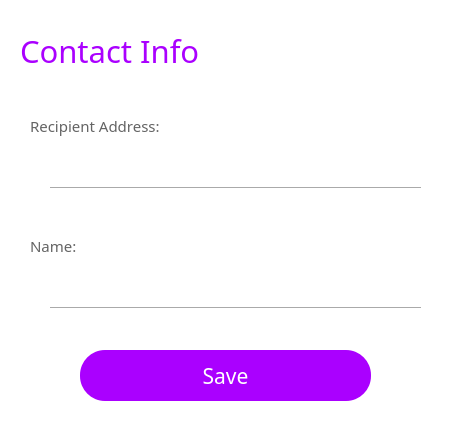
<?xml version="1.0" encoding="UTF-8"?>
<ui version="4.0">
 <class>ConInfoForm</class>
 <widget class="QWidget" name="ConInfoForm">
  <property name="geometry">
   <rect>
    <x>0</x>
    <y>0</y>
    <width>457</width>
    <height>424</height>
   </rect>
  </property>
  <property name="windowTitle">
   <string>Form</string>
  </property>
  <property name="styleSheet">
   <string notr="true">background-color: rgb(255, 255, 255);</string>
  </property>
  <widget class="QLabel" name="label_15">
   <property name="geometry">
    <rect>
     <x>20</x>
     <y>30</y>
     <width>201</width>
     <height>41</height>
    </rect>
   </property>
   <property name="font">
    <font>
     <family>微软雅黑</family>
     <pointsize>23</pointsize>
     <weight>50</weight>
     <bold>false</bold>
    </font>
   </property>
   <property name="styleSheet">
    <string notr="true">color: rgb(170, 0, 255);</string>
   </property>
   <property name="text">
    <string>Contact Info</string>
   </property>
  </widget>
  <widget class="QLabel" name="label_51">
   <property name="geometry">
    <rect>
     <x>30</x>
     <y>230</y>
     <width>91</width>
     <height>31</height>
    </rect>
   </property>
   <property name="font">
    <font>
     <family>微软雅黑</family>
     <pointsize>11</pointsize>
    </font>
   </property>
   <property name="styleSheet">
    <string notr="true">color: rgb(100, 100, 100);</string>
   </property>
   <property name="text">
    <string>Name:</string>
   </property>
  </widget>
  <widget class="Line" name="line_38">
   <property name="geometry">
    <rect>
     <x>50</x>
     <y>180</y>
     <width>371</width>
     <height>16</height>
    </rect>
   </property>
   <property name="orientation">
    <enum>Qt::Horizontal</enum>
   </property>
  </widget>
  <widget class="QLineEdit" name="lineEdit_7">
   <property name="geometry">
    <rect>
     <x>50</x>
     <y>270</y>
     <width>371</width>
     <height>31</height>
    </rect>
   </property>
   <property name="font">
    <font>
     <family>等线</family>
     <pointsize>10</pointsize>
    </font>
   </property>
   <property name="toolTip">
    <string/>
   </property>
   <property name="statusTip">
    <string/>
   </property>
   <property name="whatsThis">
    <string/>
   </property>
   <property name="accessibleName">
    <string/>
   </property>
   <property name="accessibleDescription">
    <string/>
   </property>
   <property name="styleSheet">
    <string notr="true">
QLineEdit[echoMode=&quot;2&quot;] {
    lineedit-password-character:42;
}
</string>
   </property>
   <property name="frame">
    <bool>false</bool>
   </property>
   <property name="echoMode">
    <enum>QLineEdit::Normal</enum>
   </property>
   <property name="placeholderText">
    <string/>
   </property>
  </widget>
  <widget class="QLabel" name="label_52">
   <property name="geometry">
    <rect>
     <x>30</x>
     <y>110</y>
     <width>151</width>
     <height>31</height>
    </rect>
   </property>
   <property name="font">
    <font>
     <family>微软雅黑</family>
     <pointsize>11</pointsize>
    </font>
   </property>
   <property name="styleSheet">
    <string notr="true">color: rgb(100, 100, 100);</string>
   </property>
   <property name="text">
    <string>Recipient Address:</string>
   </property>
  </widget>
  <widget class="QPushButton" name="closeenterpsw">
   <property name="geometry">
    <rect>
     <x>410</x>
     <y>0</y>
     <width>41</width>
     <height>31</height>
    </rect>
   </property>
   <property name="text">
    <string/>
   </property>
   <property name="icon">
    <iconset>
     <normaloff>pic/close.png</normaloff>pic/close.png</iconset>
   </property>
   <property name="flat">
    <bool>true</bool>
   </property>
  </widget>
  <widget class="QLineEdit" name="lineEdit_6">
   <property name="geometry">
    <rect>
     <x>50</x>
     <y>150</y>
     <width>371</width>
     <height>31</height>
    </rect>
   </property>
   <property name="font">
    <font>
     <family>等线</family>
     <pointsize>10</pointsize>
    </font>
   </property>
   <property name="toolTip">
    <string/>
   </property>
   <property name="statusTip">
    <string/>
   </property>
   <property name="whatsThis">
    <string/>
   </property>
   <property name="accessibleName">
    <string/>
   </property>
   <property name="accessibleDescription">
    <string/>
   </property>
   <property name="styleSheet">
    <string notr="true">
QLineEdit[echoMode=&quot;2&quot;] {
    lineedit-password-character:42;
}
</string>
   </property>
   <property name="frame">
    <bool>false</bool>
   </property>
   <property name="echoMode">
    <enum>QLineEdit::Normal</enum>
   </property>
  </widget>
  <widget class="Line" name="line_41">
   <property name="geometry">
    <rect>
     <x>50</x>
     <y>300</y>
     <width>371</width>
     <height>16</height>
    </rect>
   </property>
   <property name="orientation">
    <enum>Qt::Horizontal</enum>
   </property>
  </widget>
  <widget class="QPushButton" name="pushButton_9">
   <property name="geometry">
    <rect>
     <x>80</x>
     <y>350</y>
     <width>291</width>
     <height>51</height>
    </rect>
   </property>
   <property name="font">
    <font>
     <family>等线</family>
     <pointsize>16</pointsize>
    </font>
   </property>
   <property name="cursor">
    <cursorShape>PointingHandCursor</cursorShape>
   </property>
   <property name="styleSheet">
    <string notr="true">background-color: rgb(170, 0, 255);
color: rgb(255, 255, 255);
border-radius:25px;</string>
   </property>
   <property name="text">
    <string>Save</string>
   </property>
   <property name="flat">
    <bool>false</bool>
   </property>
  </widget>
 </widget>
 <resources/>
 <connections/>
</ui>
